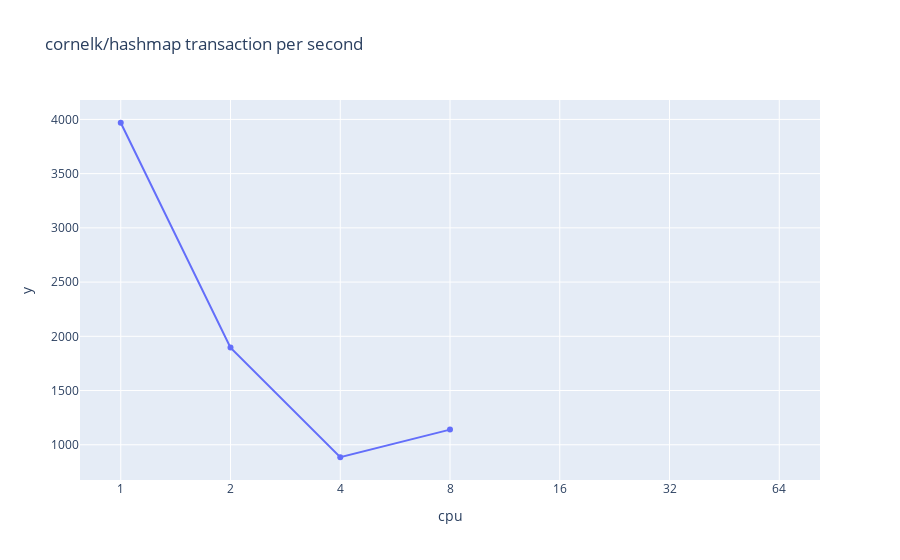

Notebook code cell kept with this figure:
### Markdown cell above
# Hash Map

### Code cell
import pandas as pd
import matplotlib.pyplot as plt
import numpy as np
import plotly.express as px
import plotly.graph_objects as go

d = pd.read_csv("bench.csv")

fig = px.line(d, x=d["cpu"], y=1/(d["nsop"]*10**-9), title='cornelk/hashmap transaction per second')
fig.update_traces(mode='lines+markers')
fig.update_layout(xaxis_type='category')
fig.show()

### Figure 1 — Plotly figure (JSON) as saved in the notebook; plotly's stock layout.template omitted (floating-point values rounded to 4 significant figures)
{"data": [{"hoverlabel": {"namelength": 0}, "hovertemplate": "cpu=%{x}<br>y=%{y}", "legendgroup": "", "line": {"color": "#636efa", "dash": "solid"}, "mode": "lines+markers", "name": "", "showlegend": false, "type": "scatter", "x": [1, 2, 4, 8, 16, 32, 64], "xaxis": "x", "y": [3969.0, 1896.0, 884.7, 1140.0, null, null, null], "yaxis": "y"}], "layout": {"autosize": true, "legend": {"tracegroupgap": 0}, "title": {"text": "cornelk/hashmap transaction per second"}, "xaxis": {"anchor": "y", "autorange": true, "domain": [0, 1], "range": [-0.3514, 6.351], "title": {"text": "cpu"}, "type": "category"}, "yaxis": {"anchor": "x", "autorange": true, "domain": [0, 1], "range": [658.8, 4195.0], "title": {"text": "y"}, "type": "linear"}}}
